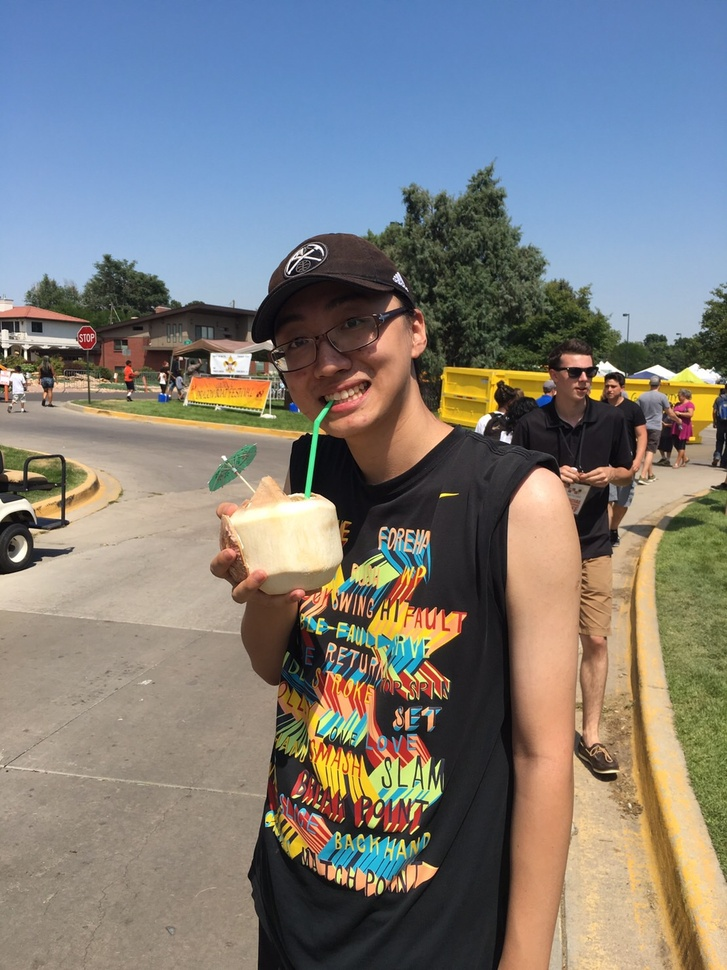
#> input picture HW1/image.jpg, 727 x 970 px, shrunk from 1108 x 1478 before the run
$ python HW1_Xiaosong_Wang.py
#> lines starting #> are read from the running program, lines starting #| are printed output that depends on the picture
# -*- coding: utf-8 -*-
"""
Created on Mon Sep  2 16:34:34 2020

@author: simon
"""

import numpy as np
import cv2
import math
from matplotlib import pyplot as plt

# Read image
im = cv2.imread('./image.jpg')
#> im is the input picture: shape (970, 727, 3); mean B, G, R 123.5, 125.8, 127
# Change to grayscale
im2 = cv2.cvtColor(im, cv2.COLOR_BGR2GRAY)
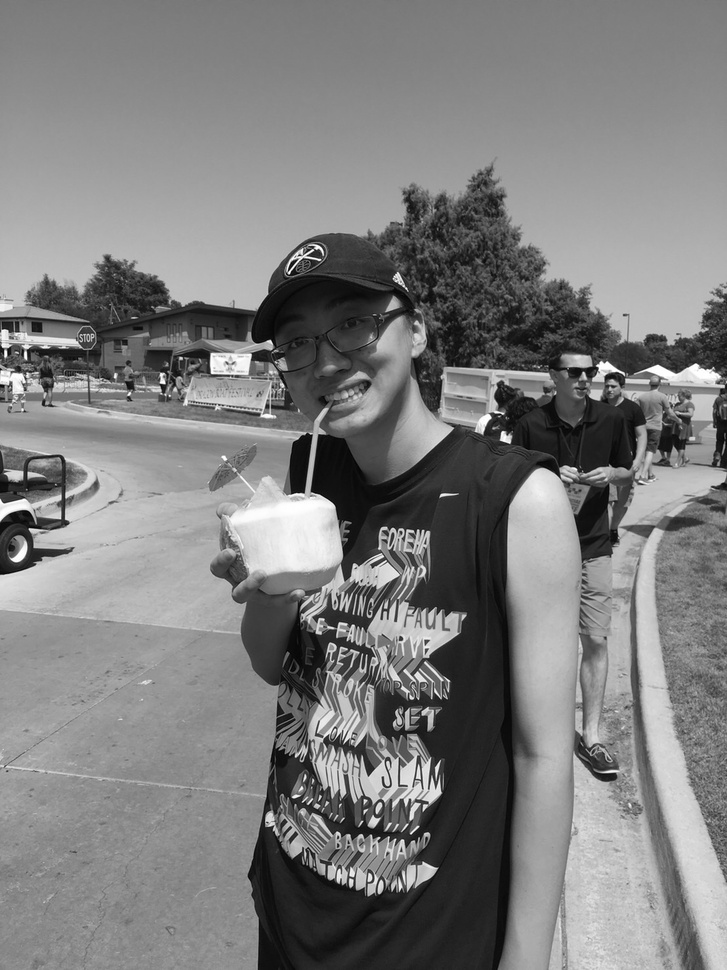
#> im2: shape (970, 727); min 1, max 255, mean 125.9
# Remove and change the pixels outside the foreground to be black
length, width = im2.shape
#> length = 970; width = 727
radius = 0.35*min(length,width)
#> radius = 254.4
for i in range(length):     # this is the row
    for j in range(width):  # this is the column
        if math.sqrt((i-length/2)**2 + (j-width/2)**2) > radius:
             im2[i,j] = 0
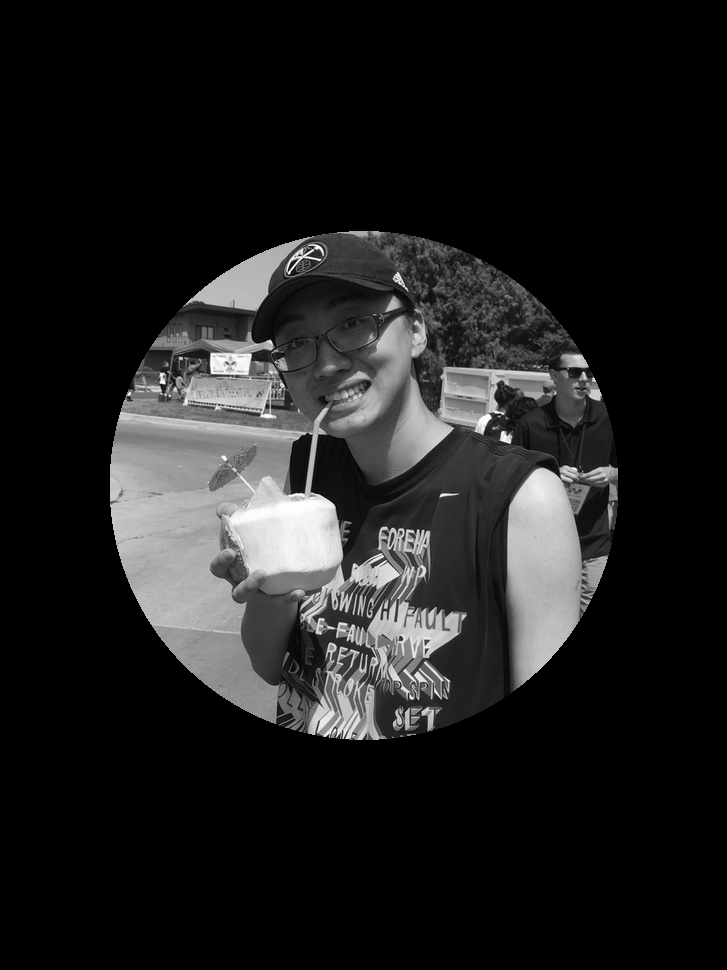
#> im2: shape (970, 727); min 0, max 255, mean 30.6
# Print the new image
plt.figure()
plt.imshow(im2,cmap='gray', vmin=0, vmax=255)

# Gamma / Power law
im3 = np.zeros((length, width))
imgN = im2 / 255
im3 = imgN ** 0.7
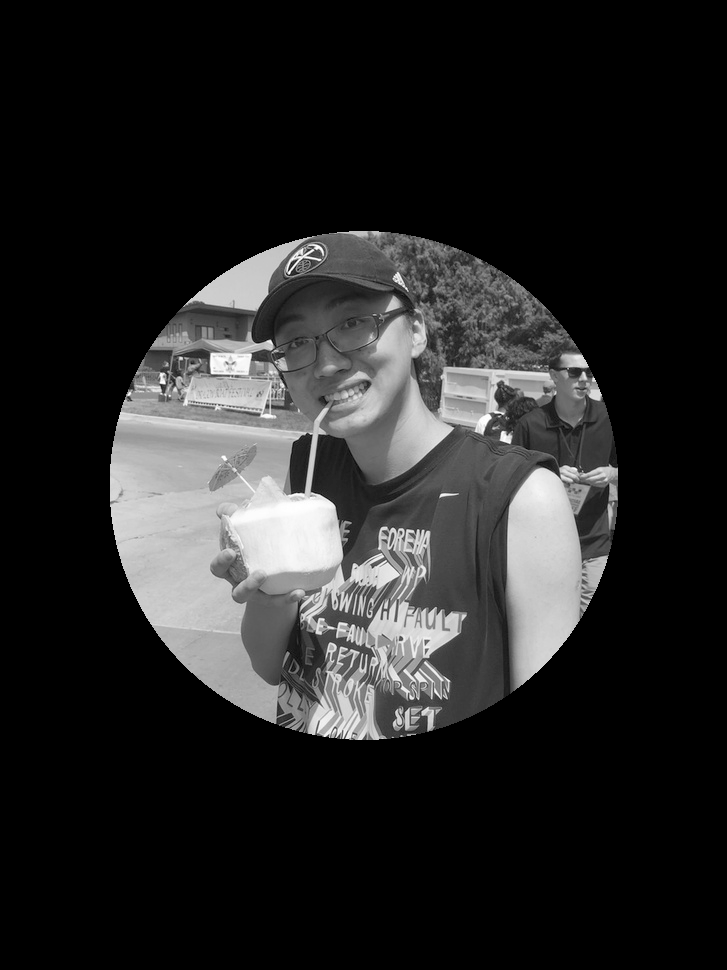
#> im3: shape (970, 727) float64; min 0, max 1, mean 0.149
plt.figure()
plt.imshow(im3,cmap='gray', vmin=0, vmax=1)
